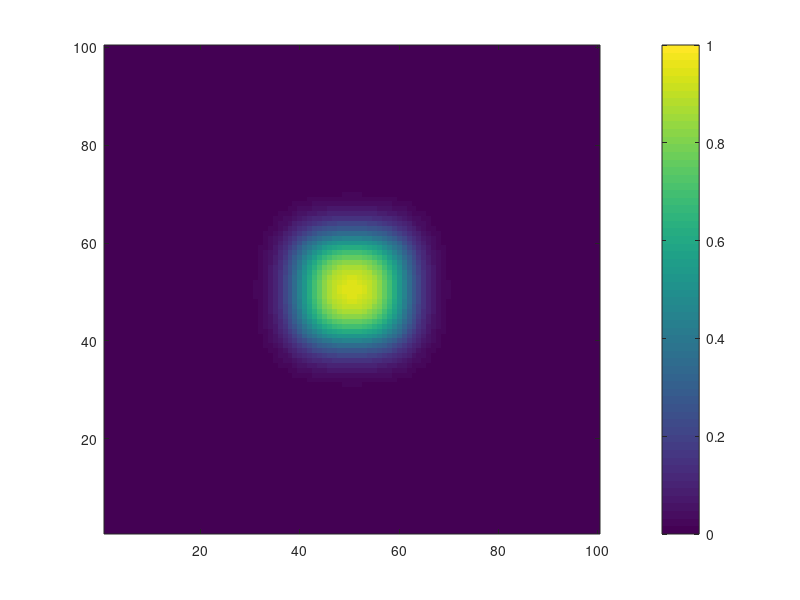

This chart was generated by the following MATLAB code:
Xmax=100;Tmax=100;
dt=0.1;d=1;dx=1;
E=zeros(Xmax,Xmax,Tmax);
E(41:60,41:60,1)=1;         %Initial distribution of E
for T=1:Tmax
    for X=2:Xmax-1
        for Y=2:Xmax-1
            E(Y,X,T+1)=dt*(d/dx/dx*(E(Y,X+1,T)+E(Y,X-1,T)+E(Y+1,X,T)+E(Y-1,X,T)-4*E(Y,X,T)))+E(Y,X,T);%Diffusion of E by the Euler method
        end
    end   
end
for T=1:Tmax
    imagesc(E(:,:,T),[0 1]);set(gca,'YDir','normal');colorbar;
    pause(0.001);
end